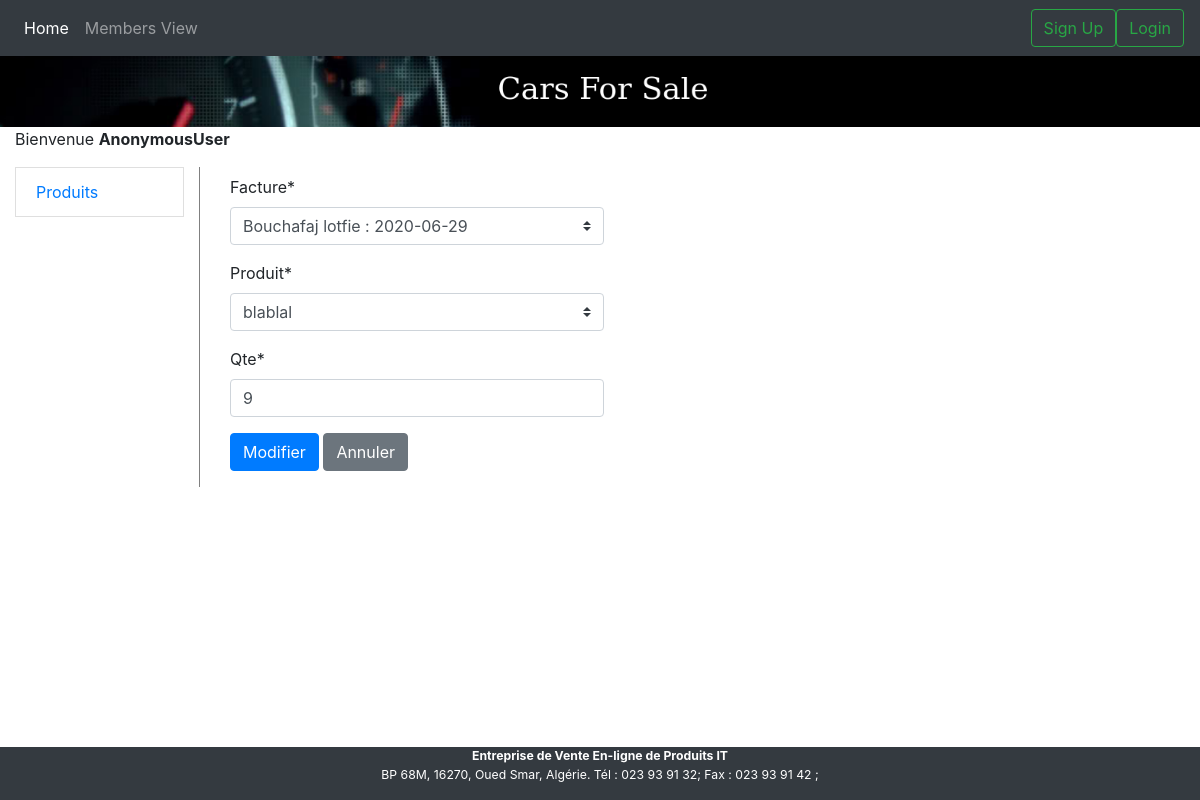
The app's page /bill/lignefacture_update/6/6/ with its own data.
### bill/models.py (models this page shows)
class LigneFacture(models.Model):
    produit = models.ForeignKey(Produit, on_delete=models.CASCADE,related_name="lignes")
    qte = models.IntegerField(default=1)
    facture = models.ForeignKey(Facture, on_delete=models.CASCADE, related_name='lignes')
    class Meta:
        constraints = [
            models.UniqueConstraint(fields=['produit', 'facture'], name="produit-facture")
        ]

### bill/views.py (the view)
# urls.py: re_path(r'^lignefacture_update/(?P<pk>\d+)/(?P<facture_pk>\d+)/$', views.LigneFactureUpdateView.as_view(), name='lignefacture_update'),
class LigneFactureUpdateView(UpdateView):
    model = LigneFacture
    template_name = 'bill/update.html'
    fields = ['facture', 'produit', 'qte']
    def get_form(self, form_class=None):
        form = super().get_form(form_class)
        form.helper = FormHelper()
        form.fields['facture']=forms.ModelChoiceField(queryset=Facture.objects.filter(id=self.kwargs.get('facture_pk')), initial=0)
        form.helper.add_input(Submit('submit','Modifier', css_class='btn-primary'))
        form.helper.add_input(Button('cancel', 'Annuler', css_class='btn-secondary', onclick="window.history.back()"))
        self.success_url = reverse('facture_table_detail', kwargs={'pk':self.kwargs.get('facture_pk')})
        return form

### bill/models.py (called while the page is built)
    def __str__(self):
        return self.nom + ' ' + self.prenom

    def __str__(self):
        return self.designation

    def __str__(self):
        return str(self.client)+' : '+ str(self.date)

### bill/templates/bill/update.html (shortened to what this page needs)
{% extends 'bill/base.html' %}
{% load bootstrap4 django_tables2 crispy_forms_tags %}
{% block content%}
<div class="col-lg-5">
{% crispy form %}
</div>
{% endblock %}

### records on screen
LigneFacture: facture "Bouchafaj lotfie : 2020-06-29", produit "blablal", qte "9"

### other values on screen
{{ user }} "AnonymousUser"
